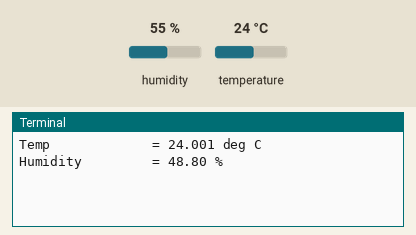
Recording of a program running on a simulated Raspberry Pi (BCM pin numbers). Parts: the last lines printed to the terminal. The test bench sets the inputs (shaded band); at power-on: humidity 55 %, temperature 24 °C. System figures (address, load, memory, disk, uptime) are fixed made-up values; the clock reads 2024-03-15 10:24:30 at power-on unless the program sets it; library files of the repository ran but are not shown: sht31.py.

Above: at 1.2 s.
1.3 s: humidity set to 22 %
4.0 s: temperature set to 12 °C
At 5.7 s:
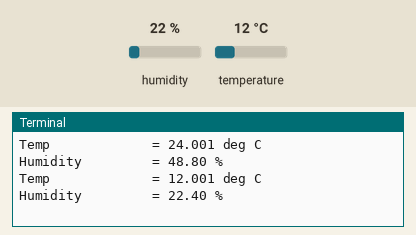
6.7 s: humidity set to 40 %
At 11.4 s:
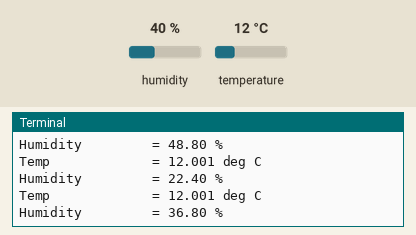
Timing chart, 0 to 12.9 s (numbered marks = the images above; inputs shaded):
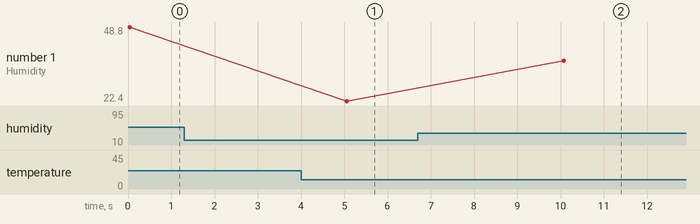

The program:

test.py
```python
from sht31 import SHT31
from time import sleep
import logging
import sys

logging.basicConfig()
log = logging.getLogger('test')

def create_sht31():
    sht31 = SHT31()
    if not sht31.init():
        log.error('Cannot init SHT31')
        sys.exit(1)
    return sht31

if __name__ == "__main__":
    sht31 = create_sht31()

    while True:
        try:
            temp, hum = sht31.read_temperature_humidity()
            print('Temp             = {0:0.3f} deg C'.format(temp))
            print('Humidity         = {0:0.2f} %'.format(hum))
            sleep(5.0)
        except KeyboardInterrupt:
            sys.exit(0)
        except Exception as err:
            log.error('Error occured {0}'.format(err))
            sleep(5.0)
            sht31 = create_sht31()
```

device.py
```python
import os
import re

HW2VERSION = {
    'BCM2708' : 1,
    'BCM2709' : 2,
    'BCM2835' : 3
}

REV1 = ['0000', '0002', '0003']

def get_default_bus():
    return 0 if is_first_revision() else 1

def is_first_revision():
    rev = os.popen('cat /proc/cpuinfo | grep Revision').read()
    match = re.search(r'Revision\s+:\s+.*(\w{4})$', rev)
    if not match:
        raise RuntimeError('Could not determine Raspberry Pi revision.')
    return match.group(1) in REV1

def pi_version():
    hw = os.popen('cat /proc/cpuinfo | grep Hardware').read()
    match = re.search(r'^Hardware\s+:\s+(\w+)$', hw)
    if not match or not match.group(1) in HW2VERSION:
        return None
    return HW2VERSION[match.group(1)]
```

Measured:
- after the input at 4.0 s, the terminal: prints a new line after 1.1 s (image 1)
- after the input at 6.7 s, the terminal: prints a new line after 3.4 s (image 2)
- plotted number 1: 22.4 → 36.8 after the input at 6.7 s
